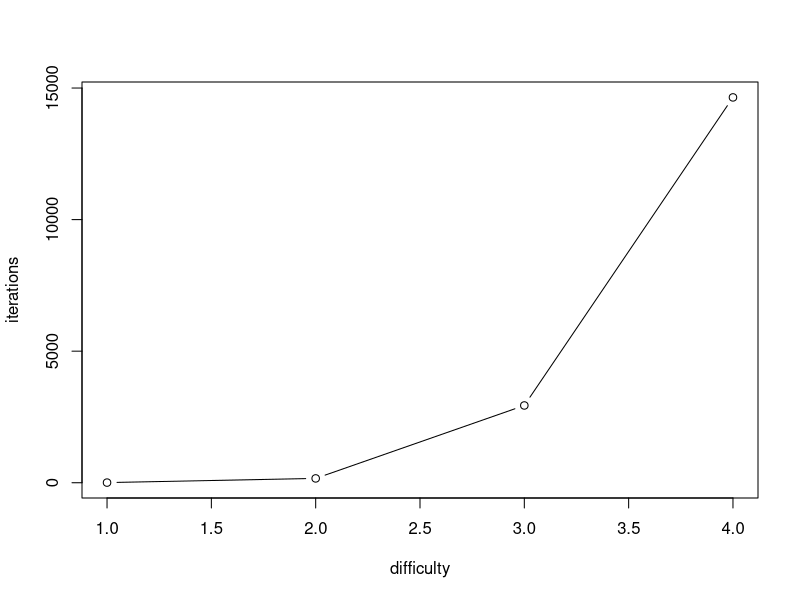
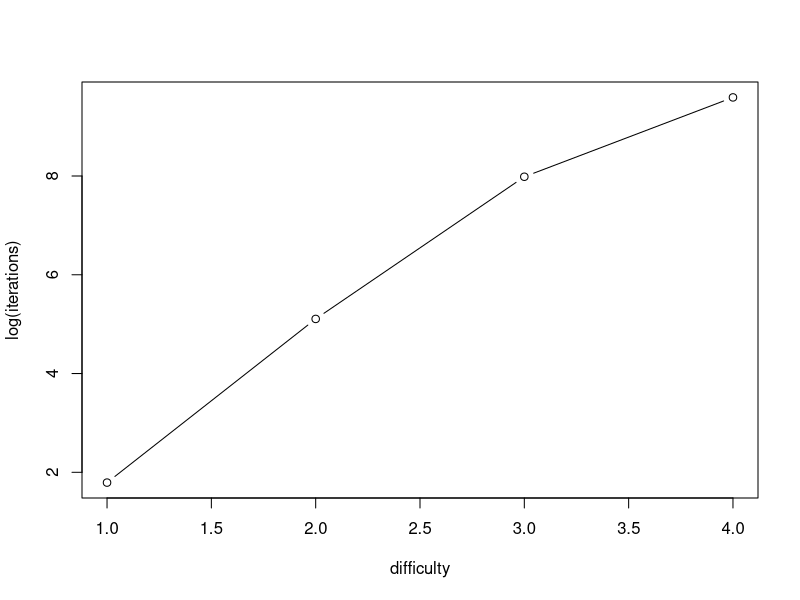

Here is the R script that generated these plots, in order:
## ---- chunk 1
# A list allow us to incorporate different kind of data.
block <- list(number = 3, # ID.
             timestamp = "2018-10-01 17:24:18 CEST", # Timestamp.
             data = "London", # Data.
             parent = 2) # Reference to the previous block in the chain.
block
## ---- chunk 2
# Some blocks.
block1 <- list(number = 1,
             timestamp = "2018-10-01 17:24:00 CEST",
             data = "London",
             parent = NA)

block2 <- list(number = 2,
             timestamp = "2018-10-01 17:24:15 CEST",
             data = "Paris",
             parent = 1) # We chain the block with respect to the last one.

block3 <- list(number = 3,
             timestamp = "2018-10-01 17:24:30 CEST",
             data = "Rome",
             parent = 2) # We chain the block with respect to the last one.

# The blockchain:
blockchain <- list(block1, block2, block3)
blockchain
## ---- chunk 3
# Get the 2nd block.
blockchain[[2]]
## ---- chunk 4
# Returns false if the blockchain sequence is not correct. 
validate <- function(blockchain) {
  if (length(blockchain) >= 2) {
    for (i in 2:length(blockchain)) { # We skip the genesis block.
      if (blockchain[[i]]$parent != blockchain[[i-1]]$number) {
        return(FALSE)
      }
    }
  }
  return(TRUE)
}
## ---- chunk 5
validate(blockchain)
## ---- chunk 6
# Creates hash digests of arbitrary R objects.
library(digest)

# Hash a string.
digest("A blockchain is a chain of blocks", "sha256")
## ---- chunk 7
nchar("A blockchain is a chain of blocks")
nchar("5c2005976411a1628fabcdde3ac04be563d18943e710b7446afa2a8a5fab9abc")
## ---- chunk 8
digest("A blockchain is a chain of blocks", "sha256", serialize = FALSE)
## ---- chunk 9
# Hash blocks.
block1 <- list(number = 1,
             timestamp = "2018-10-01 17:24:00 CEST",
             data = "London",
             parent_hash = "0")
# Note that the whole block1 content is used to generate the hash.
block1$hash = digest(block1, "sha256")
# The new block2 has block1 hash as the parent hash.
block2 <- list(number = 2,
             timestamp = "2018-10-01 17:24:15 CEST",
             data = "Paris",
             parent_hash = block1$hash)
# Note that the block 2 hash has block1 hash.
block2$hash = digest(block2, "sha256")
# The new block3 has block2 hash as the parent hash.
block3 <- list(number = 3,
             timestamp = "2018-10-01 17:24:30 CEST",
             data = "Rome",
             parent_hash = block2$hash)
# Block 3 hash has block2 hash, which at the same time has block1 hash.
block3$hash = digest(block3, "sha256")
# The blockchain.
blockchain <- list(block1, block2, block3)
blockchain
## ---- chunk 10
validate <- function(blockchain) {
  for (i in 1:length(blockchain)) { # Check for the correct hash.
    block = blockchain[[i]] # Evaluation starts.
    hash = block$hash # Take the declared hash.
    block$hash = NULL # Otherwise we cannot create the expected hash.
    hash_expected = digest(block, "sha256") # Expected hash.
    if (hash != hash_expected) { # If true, then the blockchain is invalid.
      return(FALSE)
    }
  }
  if (length(blockchain) >= 2) { # Check for the consecutive hash.
    for (i in 2:length(blockchain)) {
      if (blockchain[[i]]$parent_hash != blockchain[[i-1]]$hash) {
        return(FALSE)
      }
    }
  }
  return(TRUE)
}
## ---- chunk 11
validate(blockchain)
## ---- chunk 12
blockchain[[1]]$data
# alter data of first block
blockchain[[1]]$data = "Budapest"
validate(blockchain)
## ---- chunk 13
# restore data
blockchain[[1]]$data = "London"
validate(blockchain)
## ---- chunk 14
# Alter data and hash of first block.
blockchain[[1]]$data = "Budapest"
blockchain[[1]]$hash = NULL
blockchain[[1]]$hash = digest(blockchain[[1]], "sha256")

validate(blockchain)
## ---- chunk 15
proof_of_work <- function(block, difficulty, print = FALSE) {
  block$nonce <- 0 # Add a nonce=0 to the block as a starting point.
  hash = digest(block, "sha256") # Generate the hash of the block.
  zero <- paste(rep("0", difficulty), collapse = "") # Number of leading 0's.
  while(substr(hash, 1, difficulty) != zero) { # Hash has not the leading 0's.
      block$nonce = block$nonce + 1 # Add 1 to the nonce value.
      hash = digest(block, "sha256")  # Generate the hash of the block.
      if(print == TRUE) {print(hash)} # Print only if TRUE.
  }
  return(list(hash = hash, nonce = block$nonce))
}
## ---- chunk 16
# This block will allow us to evaluate the function above.
block <- list(number = 1,
             timestamp = "2018-10-01 17:24:00 CEST",
             data = "London",
hash = 
  "88e96d4537bea4d9c05d12549907b32561d3bf31f45aae734cdc119f13406cb6Parent",
             parent_hash = "d4e56740f876aef8c010b86a40d5f56745a118d0906a34e69aec8c0db1cb8fa3")
## ---- chunk 17
# Evaluate a difficulty of 1 (one leading zero)
proof_of_work(block, 1, print = TRUE)
## ---- chunk 18
# Evaluate a difficulty of 2 (two leading zeros)
proof_of_work(block, 2, print = TRUE)
## ---- chunk 19
# Evaluate a difficulty of 3 (three leading zeros)
proof_of_work(block, 3)
## ---- chunk 20
n = 4 # Do not try difficulty 5!
iterations = vector("integer", n)
for (i in 1:n) {
  iterations[i] = proof_of_work(block, i)$nonce
}

iterations
## ---- chunk 21
plot(1:n, iterations, type = "b", xlab = "difficulty",  ylab = "iterations")
## ---- chunk 22
plot(1:n, log(iterations), type = "b", xlab = "difficulty",  
     ylab = "log(iterations)")
## ---- chunk 23
# Mine algorithm.
mine <- function(previous_block, difficulty, genesis = FALSE){
  op <- options(digits.secs = 6) # To get millisecond timestamps.
  if (genesis) {
    # Define genesis block.
    new_block <-  list(number = 1,
                       timestamp = Sys.time(),
                       data = "I'm genesis block",
                       parent_hash = "0")  
  } else {
    # Create new block.
    new_block <- list(number = previous_block$number + 1,
                      timestamp = Sys.time(),
                      data = paste0("I'm block ", previous_block$number + 1),
                      parent_hash = previous_block$hash)
  }
  # Add nonce with PoW.
  new_block$nonce <- proof_of_work(new_block, difficulty)$nonce
  # Add hash.
  new_block$hash <- digest(new_block, "sha256")
  return(new_block)
}

# Create a blockchain using the PoW method:
blockchained = function(difficulty, nblocks) {
  # Mine genesis block.
  block_genesis = mine(NULL, difficulty, TRUE)   
  # First block is the genesis block.
  blockchain <- list(block_genesis)
  
  if (nblocks >= 2) {
    # Add new blocks to the chain.
    for (i in 2:nblocks){
      blockchain[[i]] <- mine(blockchain[[i-1]], difficulty) 
    }
    }
  return(blockchain)
  }
## ---- chunk 24
# 4 blocks, difficulty 3
blockchained(difficulty = 3, nblocks = 4)
## ---- chunk 25
library(tibble)
ntrx <- 10 # Number of transactions.
sender <- sample(LETTERS, ntrx) # Sender names.
receiver <- sample(LETTERS, ntrx) # Receiver names.
value <- round(runif(n = ntrx, min = 0, max = 100), 0) # Transaction value.
fee <- round(runif(n = ntrx, min = 0, max = 1), 2) # Transaction fee.
(transactions = tibble(sender, receiver, value, fee)) # Pending transactions.
## ---- chunk 26
library(dplyr)

mine <- function(previous_block, transactions, difficulty = 3, 
                 block_size = 3, miner = "Z", genesis = FALSE){
  # Filter transactions to add.
  trans_pending = arrange(transactions, -fee) # from higher to lower fee.
  if (nrow(trans_pending) < block_size) {
    trans_to_add = trans_pending
    trans_pending = tibble()
  } else {
    trans_to_add =  filter(trans_pending, row_number() <= block_size) 
    trans_pending = filter(trans_pending, row_number() > block_size) 
  }
  
  if (genesis) {
    # Define genesis block.
    new_block <-  list(number = 1,
                       timestamp = Sys.time(),
                       data = trans_to_add,
                       parent_hash = "0")  
  } else {
    # Create new block.
    new_block <- list(number = previous_block$number + 1,
                      timestamp = Sys.time(),
                      data = trans_to_add,
                      parent_hash = previous_block$hash)
  }
  
  # Add nonce with PoW.
  new_block$nonce <- proof_of_work(new_block, difficulty)$nonce
  # Add hash.
  new_block$hash <- digest(new_block, "sha256")
  # Add reward transaction.
  trans_pending = rbind(trans_pending, 
                        data.frame(sender = NA, receiver = miner, 
                                   value = sum(new_block$data$fee), 
                                   fee = 0.01))
  return(list(block = new_block, transactions = trans_pending))
}
## ---- chunk 27
blockchained = function(transactions, difficulty, block_size, nblocks) {
  # Define genesis block.
  mined = mine(NULL, transactions, difficulty, block_size, miner = "Z", 
               genesis = TRUE)
  block_genesis <- mined$block
  pending = mined$transactions
  # First block is the genesis block.
  blockchain <- list(block_genesis)

  if (nblocks >= 2) {
    # Add blocks to the chain.
    for (i in 2:nblocks){
      mined <- mine(blockchain[[i-1]], pending, difficulty, block_size, 
                    miner = "Z")
      blockchain[[i]] <- mined$block
      pending = mined$transactions
    }
  }
  
  return(blockchain)
}
## ---- chunk 28
trans <- blockchained(transactions, difficulty = 3, block_size = 5, 
                      nblocks = 3)
trans[[1]]
## ---- chunk 29
trans[[2]]
## ---- chunk 30
trans[[3]]
## ---- chunk 31
library(openssl)
# Encryption.
key <- rsa_keygen(512)
pubkey <- key$pubkey
key
pubkey
## ---- chunk 32
str(pubkey)
str(key)
## ---- chunk 33
# Message.
msg <- charToRaw("Blockchain is terrific!")
msg
## ---- chunk 34
ciphermsg <- rsa_encrypt(msg, pubkey)
ciphermsg
## ---- chunk 35
rawToChar(rsa_decrypt(ciphermsg, key))
## ---- chunk 36
# Signature.
# Generate a private key (key) and a public key (pubkey)
key <- rsa_keygen()
pubkey <- key$pubkey
# build a transaction
trans = list(sender = "A", receiver = "B", amount = "100")
trans
## ---- chunk 37
data <- serialize(trans, NULL)
data
## ---- chunk 38
# Sign (a hash of) the transaction with private key.
sig <- signature_create(data, sha256, key = key)
sig
## ---- chunk 39
signature_verify(data, sig, sha256, pubkey = pubkey)
## ---- chunk 40
# Cipher the transaction with public key
ciphermsg <- rsa_encrypt(data, pubkey)
ciphermsg
## ---- chunk 41
# Decrypt and unserialize the transation with private key.
unserialize(rsa_decrypt(ciphermsg, key))
